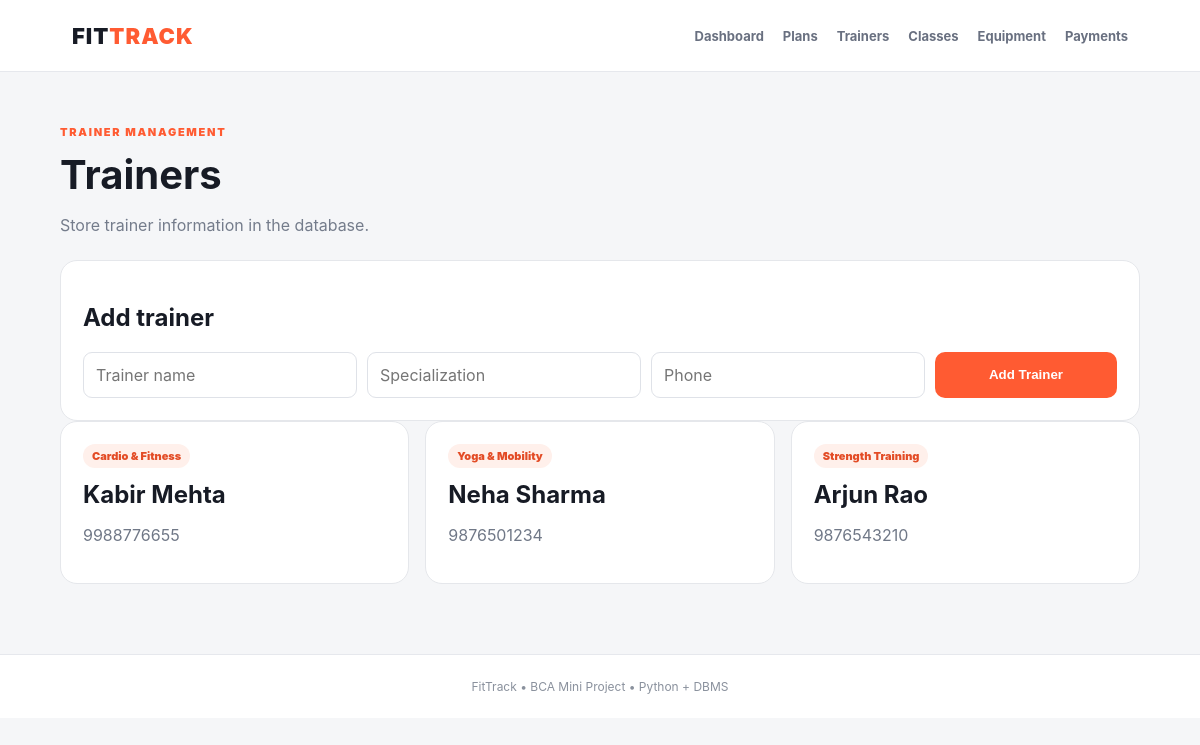
The page /trainers on the database its author committed.
### tables this page shows
CREATE TABLE trainers (
        id INTEGER PRIMARY KEY AUTOINCREMENT,
        name TEXT NOT NULL,
        specialization TEXT NOT NULL,
        phone TEXT NOT NULL
    );

### app.py (the view, shortened to what this page needs)
@app.route("/trainers", methods=["GET","POST"])
def trainers():
    conn = get_db()
    rows = conn.execute("SELECT * FROM trainers ORDER BY id DESC").fetchall()
    conn.close()
    return render_template("trainers.html", trainers=rows)

### app.py (called while the page is built)
def get_db():
    conn = sqlite3.connect(DB)
    conn.row_factory = sqlite3.Row
    return conn

### templates/trainers.html (shortened to what this page needs)
{% extends "base.html" %}
{% block content %}
<div class="title"><p class="eyebrow">TRAINER MANAGEMENT</p><h1>Trainers</h1><p>Store trainer information in the database.</p></div>
<section class="form panel"><h2>Add trainer</h2><form method="post"><input name="name" placeholder="Trainer name" required><input name="specialization" placeholder="Specialization" required><input name="phone" placeholder="Phone" required><button class="btn">Add Trainer</button></form></section>
<section class="cards">{% for t in trainers %}<article class="card"><span class="tag">{{ t.specialization }}</span><h2>{{ t.name }}</h2><p>{{ t.phone }}</p></article>{% endfor %}</section>
{% endblock %}

### static/style.css (style rules this page uses)
* { box-sizing:border-box }
body { margin:0;background:#f5f6f8;color:#171b25;font-family:Inter,system-ui,-apple-system,BlinkMacSystemFont,"Segoe UI",sans-serif }
.eyebrow { font-size:11px;letter-spacing:1.7px;font-weight:900;color:#ff5b32 }
.btn { background:#ff5b32;border:0;color:#fff;text-decoration:none;border-radius:10px;padding:12px 17px;font-weight:800;cursor:pointer }
.stats div,.panel,.card { background:#fff;border:1px solid #e5e7eb;border-radius:17px;padding:22px }
.panel { margin-top:18px }
.title { margin-bottom:25px }
.title h1 { font-size:40px;margin:3px 0 8px }
.title p:last-child { color:#747c8b }
.form form { display:grid;grid-template-columns:repeat(4,1fr);gap:10px }
.form input,.form select { padding:12px;border:1px solid #dfe2e8;border-radius:9px;font:inherit;background:#fff }
.cards { display:grid;grid-template-columns:repeat(3,1fr);gap:16px }
.card h2 { margin:12px 0 8px }
.card p { color:#707887 }
.tag { display:inline-block;background:#fff0eb;color:#e34c26;border-radius:999px;padding:5px 9px;font-size:11px;font-weight:900 }

### rows shown on the page
trainers: specialization "Cardio & Fitness", name "Kabir Mehta", phone "9988776655"
trainers: specialization "Yoga & Mobility", name "Neha Sharma", phone "9876501234"
trainers: specialization "Strength Training", name "Arjun Rao", phone "9876543210"
